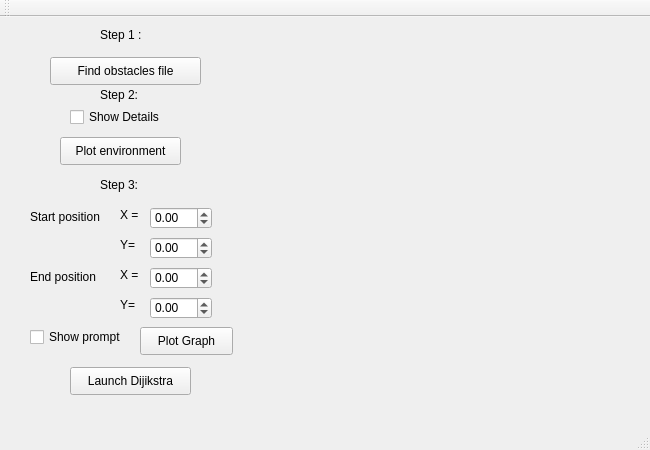
<?xml version="1.0" encoding="UTF-8"?>
<ui version="4.0">
 <class>MainWindow</class>
 <widget class="QMainWindow" name="MainWindow">
  <property name="geometry">
   <rect>
    <x>0</x>
    <y>0</y>
    <width>650</width>
    <height>450</height>
   </rect>
  </property>
  <property name="minimumSize">
   <size>
    <width>650</width>
    <height>450</height>
   </size>
  </property>
  <property name="maximumSize">
   <size>
    <width>650</width>
    <height>450</height>
   </size>
  </property>
  <property name="windowTitle">
   <string>Planificateur de Trajectoire</string>
  </property>
  <widget class="QWidget" name="centralWidget">
   <widget class="QCustomPlot" name="customPlot" native="true">
    <property name="geometry">
     <rect>
      <x>240</x>
      <y>30</y>
      <width>391</width>
      <height>381</height>
     </rect>
    </property>
    <property name="minimumSize">
     <size>
      <width>250</width>
      <height>250</height>
     </size>
    </property>
   </widget>
   <widget class="QPushButton" name="button_PlotGraph">
    <property name="geometry">
     <rect>
      <x>140</x>
      <y>310</y>
      <width>93</width>
      <height>28</height>
     </rect>
    </property>
    <property name="text">
     <string>Plot Graph</string>
    </property>
   </widget>
   <widget class="QLabel" name="label">
    <property name="geometry">
     <rect>
      <x>30</x>
      <y>250</y>
      <width>101</width>
      <height>20</height>
     </rect>
    </property>
    <property name="text">
     <string>End position</string>
    </property>
   </widget>
   <widget class="QLabel" name="label_2">
    <property name="geometry">
     <rect>
      <x>30</x>
      <y>190</y>
      <width>111</width>
      <height>20</height>
     </rect>
    </property>
    <property name="text">
     <string>Start position</string>
    </property>
   </widget>
   <widget class="QDoubleSpinBox" name="A_x">
    <property name="geometry">
     <rect>
      <x>150</x>
      <y>190</y>
      <width>62</width>
      <height>22</height>
     </rect>
    </property>
    <property name="focusPolicy">
     <enum>Qt::ClickFocus</enum>
    </property>
    <property name="minimum">
     <double>-100.000000000000000</double>
    </property>
    <property name="maximum">
     <double>100.000000000000000</double>
    </property>
    <property name="singleStep">
     <double>0.100000000000000</double>
    </property>
   </widget>
   <widget class="QPushButton" name="button_FindFile">
    <property name="geometry">
     <rect>
      <x>50</x>
      <y>40</y>
      <width>151</width>
      <height>28</height>
     </rect>
    </property>
    <property name="text">
     <string>Find obstacles file</string>
    </property>
   </widget>
   <widget class="QPushButton" name="button_PlotEnvir">
    <property name="geometry">
     <rect>
      <x>60</x>
      <y>120</y>
      <width>121</width>
      <height>28</height>
     </rect>
    </property>
    <property name="text">
     <string>Plot environment</string>
    </property>
   </widget>
   <widget class="QLabel" name="label_3">
    <property name="geometry">
     <rect>
      <x>100</x>
      <y>10</y>
      <width>53</width>
      <height>16</height>
     </rect>
    </property>
    <property name="text">
     <string>Step 1 :</string>
    </property>
   </widget>
   <widget class="QLabel" name="label_4">
    <property name="geometry">
     <rect>
      <x>100</x>
      <y>70</y>
      <width>53</width>
      <height>16</height>
     </rect>
    </property>
    <property name="text">
     <string>Step 2:</string>
    </property>
   </widget>
   <widget class="QLabel" name="label_5">
    <property name="geometry">
     <rect>
      <x>100</x>
      <y>160</y>
      <width>53</width>
      <height>16</height>
     </rect>
    </property>
    <property name="text">
     <string>Step 3:</string>
    </property>
   </widget>
   <widget class="QCheckBox" name="checkBox_detailgraph">
    <property name="geometry">
     <rect>
      <x>30</x>
      <y>310</y>
      <width>111</width>
      <height>20</height>
     </rect>
    </property>
    <property name="text">
     <string>Show prompt</string>
    </property>
   </widget>
   <widget class="QPushButton" name="button_LaunchAlgo">
    <property name="geometry">
     <rect>
      <x>70</x>
      <y>350</y>
      <width>121</width>
      <height>28</height>
     </rect>
    </property>
    <property name="text">
     <string>Launch Dijikstra</string>
    </property>
   </widget>
   <widget class="QCheckBox" name="checkBox_detailenvir">
    <property name="geometry">
     <rect>
      <x>70</x>
      <y>90</y>
      <width>101</width>
      <height>20</height>
     </rect>
    </property>
    <property name="text">
     <string>Show Details</string>
    </property>
   </widget>
   <widget class="QDoubleSpinBox" name="A_y">
    <property name="geometry">
     <rect>
      <x>150</x>
      <y>220</y>
      <width>62</width>
      <height>22</height>
     </rect>
    </property>
    <property name="focusPolicy">
     <enum>Qt::ClickFocus</enum>
    </property>
    <property name="minimum">
     <double>-100.000000000000000</double>
    </property>
    <property name="maximum">
     <double>100.000000000000000</double>
    </property>
    <property name="singleStep">
     <double>0.100000000000000</double>
    </property>
   </widget>
   <widget class="QDoubleSpinBox" name="B_y">
    <property name="geometry">
     <rect>
      <x>150</x>
      <y>280</y>
      <width>62</width>
      <height>22</height>
     </rect>
    </property>
    <property name="focusPolicy">
     <enum>Qt::ClickFocus</enum>
    </property>
    <property name="minimum">
     <double>-100.000000000000000</double>
    </property>
    <property name="maximum">
     <double>100.000000000000000</double>
    </property>
    <property name="singleStep">
     <double>0.100000000000000</double>
    </property>
   </widget>
   <widget class="QDoubleSpinBox" name="B_x">
    <property name="geometry">
     <rect>
      <x>150</x>
      <y>250</y>
      <width>62</width>
      <height>22</height>
     </rect>
    </property>
    <property name="focusPolicy">
     <enum>Qt::ClickFocus</enum>
    </property>
    <property name="minimum">
     <double>-100.000000000000000</double>
    </property>
    <property name="maximum">
     <double>100.000000000000000</double>
    </property>
    <property name="singleStep">
     <double>0.100000000000000</double>
    </property>
   </widget>
   <widget class="QLabel" name="label_6">
    <property name="geometry">
     <rect>
      <x>120</x>
      <y>190</y>
      <width>53</width>
      <height>16</height>
     </rect>
    </property>
    <property name="text">
     <string>X =</string>
    </property>
   </widget>
   <widget class="QLabel" name="label_7">
    <property name="geometry">
     <rect>
      <x>120</x>
      <y>250</y>
      <width>53</width>
      <height>16</height>
     </rect>
    </property>
    <property name="text">
     <string>X =</string>
    </property>
   </widget>
   <widget class="QLabel" name="label_8">
    <property name="geometry">
     <rect>
      <x>120</x>
      <y>220</y>
      <width>53</width>
      <height>16</height>
     </rect>
    </property>
    <property name="text">
     <string>Y=</string>
    </property>
   </widget>
   <widget class="QLabel" name="label_9">
    <property name="geometry">
     <rect>
      <x>120</x>
      <y>280</y>
      <width>53</width>
      <height>16</height>
     </rect>
    </property>
    <property name="text">
     <string>Y=</string>
    </property>
   </widget>
   <zorder>customPlot</zorder>
   <zorder>button_PlotGraph</zorder>
   <zorder>label</zorder>
   <zorder>label_2</zorder>
   <zorder>button_FindFile</zorder>
   <zorder>button_PlotEnvir</zorder>
   <zorder>label_3</zorder>
   <zorder>label_4</zorder>
   <zorder>label_5</zorder>
   <zorder>checkBox_detailgraph</zorder>
   <zorder>button_LaunchAlgo</zorder>
   <zorder>checkBox_detailenvir</zorder>
   <zorder>label_6</zorder>
   <zorder>label_7</zorder>
   <zorder>label_8</zorder>
   <zorder>label_9</zorder>
   <zorder>A_x</zorder>
   <zorder>A_y</zorder>
   <zorder>B_x</zorder>
   <zorder>B_y</zorder>
  </widget>
  <widget class="QMenuBar" name="menuBar">
   <property name="geometry">
    <rect>
     <x>0</x>
     <y>0</y>
     <width>650</width>
     <height>26</height>
    </rect>
   </property>
  </widget>
  <widget class="QToolBar" name="mainToolBar">
   <attribute name="toolBarArea">
    <enum>TopToolBarArea</enum>
   </attribute>
   <attribute name="toolBarBreak">
    <bool>false</bool>
   </attribute>
  </widget>
  <widget class="QStatusBar" name="statusBar"/>
 </widget>
 <layoutdefault spacing="6" margin="11"/>
 <customwidgets>
  <customwidget>
   <class>QCustomPlot</class>
   <extends>QWidget</extends>
   <header>qcustomplot.h</header>
   <container>1</container>
  </customwidget>
 </customwidgets>
 <resources/>
 <connections/>
 <slots>
  <slot>on_pushButton_2_clicked()</slot>
 </slots>
</ui>
